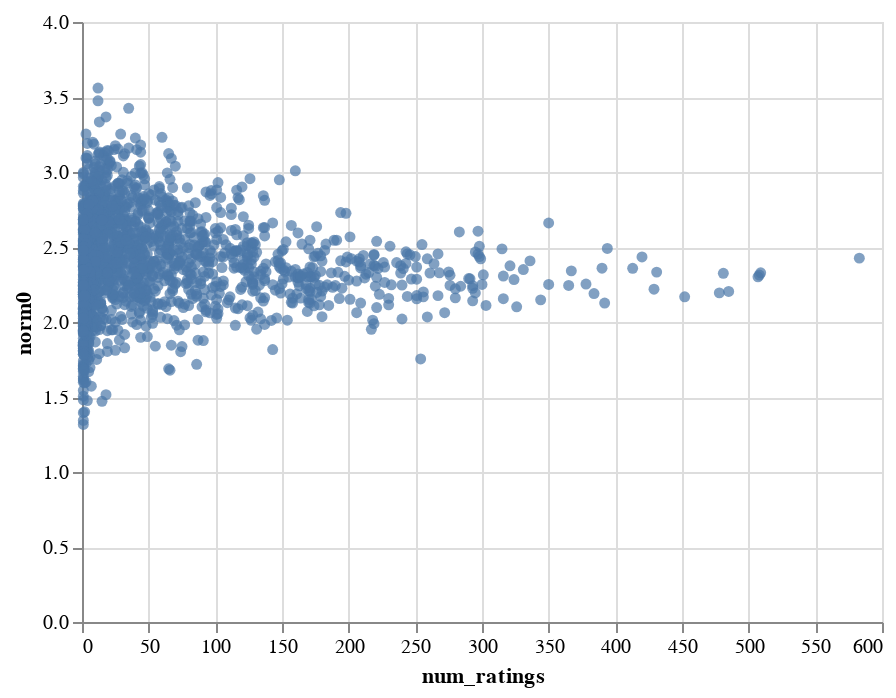

The notebook cell this image was saved under:
### Code cell
movie_embedding_norm(model)

### Figure 1 — Vega-Lite specification as saved in the notebook (floating-point values rounded to 4 significant figures; data arrays with more than 128 entries replaced by an {"elided": "..."} marker saying what was removed)
{"config": {"view": {"continuousWidth": 400, "continuousHeight": 300}}, "hconcat": [{"layer": [{"mark": "circle", "encoding": {"color": {"condition": {"value": "#4c78a8", "selection": "selector014"}, "value": "lightgray"}, "x": {"type": "quantitative", "field": "num_ratings"}, "y": {"type": "quantitative", "field": "norm0"}}, "selection": {"selector015": {"type": "single", "encodings": ["x", "y"], "on": "mouseover", "nearest": true, "empty": "none"}, "selector014": {"type": "interval"}}}, {"mark": {"type": "text", "align": "center", "dx": 5, "dy": -5}, "encoding": {"text": {"condition": {"type": "nominal", "field": "title", "selection": "selector015"}, "value": ""}, "x": {"type": "quantitative", "field": "num_ratings"}, "y": {"type": "quantitative", "field": "norm0"}}}]}], "data": {"name": "data-d9634c47d2ba7f22fe04049a0b4daf77"}, "$schema": "https://vega.github.io/schema/vega-lite/v4.8.1.json", "datasets": {"data-d9634c47d2ba7f22fe04049a0b4daf77": {"elided": "1682 records"}}}
